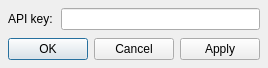
<?xml version="1.0" encoding="UTF-8"?>
<ui version="4.0">
 <class>Dialog</class>
 <widget class="QDialog" name="Dialog">
  <property name="windowModality">
   <enum>Qt::ApplicationModal</enum>
  </property>
  <property name="geometry">
   <rect>
    <x>0</x>
    <y>0</y>
    <width>320</width>
    <height>67</height>
   </rect>
  </property>
  <property name="windowTitle">
   <string>WaniKani</string>
  </property>
  <property name="windowIcon">
   <iconset resource="../res/resources.qrc">
    <normaloff>:/icon.png</normaloff>:/icon.png</iconset>
  </property>
  <layout class="QVBoxLayout" name="layout">
   <property name="spacing">
    <number>8</number>
   </property>
   <property name="sizeConstraint">
    <enum>QLayout::SetFixedSize</enum>
   </property>
   <property name="leftMargin">
    <number>8</number>
   </property>
   <property name="topMargin">
    <number>8</number>
   </property>
   <property name="rightMargin">
    <number>8</number>
   </property>
   <property name="bottomMargin">
    <number>8</number>
   </property>
   <item>
    <layout class="QHBoxLayout" name="apiKeyLayout">
     <item>
      <widget class="QLabel" name="apiKeyLabel">
       <property name="text">
        <string>API key:</string>
       </property>
      </widget>
     </item>
     <item>
      <widget class="QLineEdit" name="apiKeyValue"/>
     </item>
    </layout>
   </item>
   <item>
    <widget class="QDialogButtonBox" name="buttonBox">
     <property name="standardButtons">
      <set>QDialogButtonBox::Apply|QDialogButtonBox::Cancel|QDialogButtonBox::Ok</set>
     </property>
    </widget>
   </item>
  </layout>
 </widget>
 <resources>
  <include location="../res/resources.qrc"/>
 </resources>
 <connections/>
</ui>
